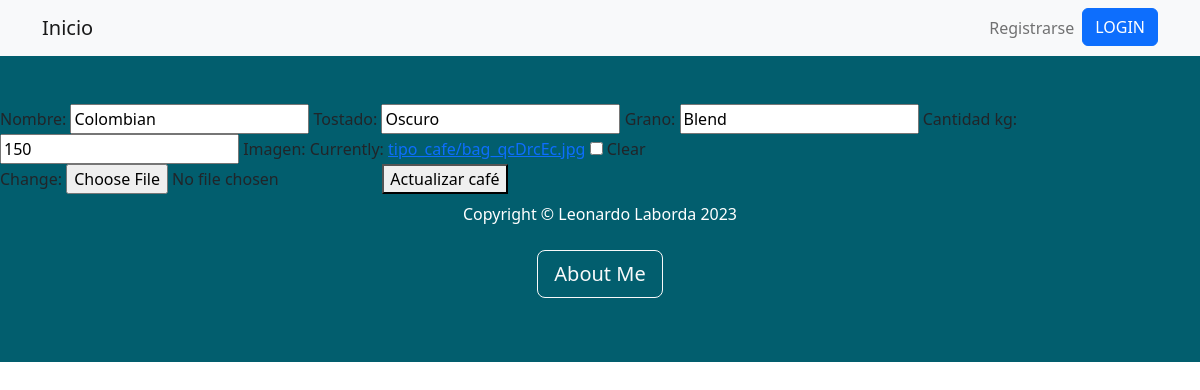
/tercera_entregaApp/cafeupdate/4/, run on the app's committed database.
### tercera_entregaApp/models.py (models this page shows, shortened)
class Tipo_cafe(models.Model):
    nombre = models.CharField(max_length=50)
    tostado = models.CharField(max_length=50)
    grano = models.CharField(max_length=50)
    cantidad_kg = models.IntegerField()
    imagen = models.ImageField(upload_to='tipo_cafe/', blank=True, null=True)

### tercera_entregaApp/views.py (the view, shortened to what this page needs)
# urls.py: path('cafeupdate/<pk>/', Cafeupdate.as_view(), name="cafeupdate"),
class Cafeupdate(UpdateView):
    model = Tipo_cafe
    template_name = 'cafeupdate.html'
    fields = ('nombre', 'tostado', 'grano', 'cantidad_kg', 'imagen')
    success_url = '/tercera_entregaApp/'
    context_object_name = 'cafeup'

### tercera_entregaApp/templates/cafeupdate.html (shortened to what this page needs)
{% extends 'base.html' %}
{% load static %}
{% block herencia %}
<form action="{% url 'cafeupdate' cafeup.pk %}" method="POST" enctype="multipart/form-data">
  {{ form.as_table }}
  <button type="submit">Actualizar café</button>
</form>
{% endblock herencia %}

### data on the page
Tipo_cafe: nombre "Colombian", tostado "Oscuro", grano "Blend", cantidad_kg "150"
